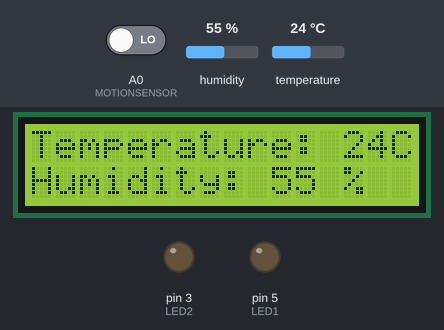
A sketch run on a simulated Arduino Uno, built with avr-gcc and run on an emulated ATmega328P. Shown: 16×2 character LCD, output pins drawn as LEDs (lit = HIGH). The test bench sets the inputs (shaded band); at power-on: A0 (MOTIONSENSOR) LOW, humidity 55 %, temperature 24 °C. What the sketch prints to the serial monitor is not drawn.

Above: at 1.2 s.
1.3 s: A0 (MOTIONSENSOR) driven HIGH
At 3.2 s:
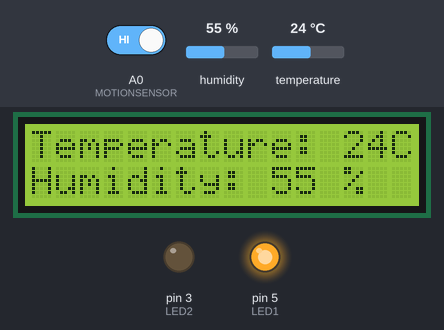
3.6 s: humidity set to 22 %
At 5.8 s:
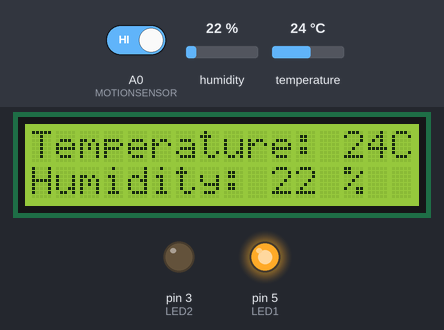
6.7 s: temperature set to 12 °C
At 9.5 s:
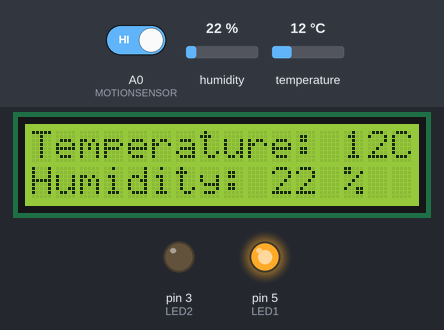
9.8 s: humidity set to 40 %
At 12.1 s:
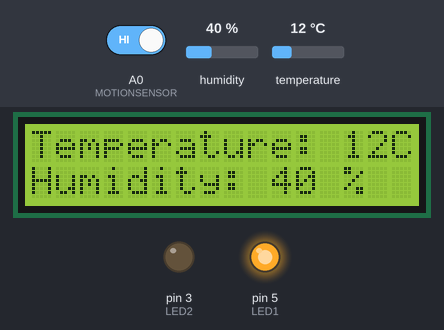
12.9 s: temperature set to 19 °C
At 15.9 s:
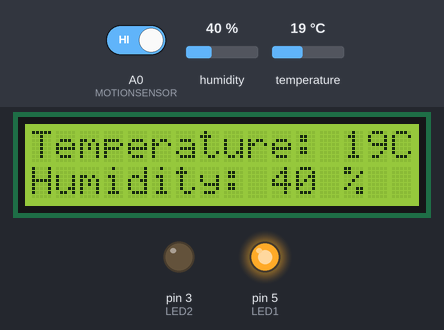
Timing chart, 0 to 17.0 s (numbered marks = the images above; inputs shaded):
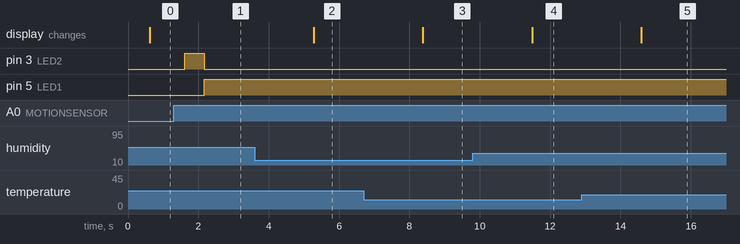

The sketch:

smarthome2.ino
```cpp
//VERSION 3

#include <Wire.h>
#include <DHT11.h>
#include <LiquidCrystal_I2C.h>

LiquidCrystal_I2C lcd(0x27, 16, 2);

#define LED1 5
#define LED2 3
#define MOTIONSENSOR A0
DHT11 dht11(A1);

int motion = 0;
int temperature = 0;
int humidity = 0;

void setup() {
  pinMode(LED1, OUTPUT);
  pinMode(LED2, OUTPUT);
  pinMode(MOTIONSENSOR, INPUT);
  lcd.init ();
  lcd.backlight ();
  lcd.setCursor (3,0);
  Serial.begin(9600);
}

void loop() {
  dht11.readTemperatureHumidity(temperature, humidity);
  lcd.setCursor(0,0);
  lcd.print("Temperature: ");
  lcd.print(temperature);
  lcd.print("C");
  lcd.setCursor(0,1);
  lcd.print("Humidity: ");
  lcd.print(humidity);
  lcd.print(" %");

  motion = digitalRead(MOTIONSENSOR);
  Serial.print("Motion: ");
  Serial.println(motion);
  if (motion > 0){
    digitalWrite(LED1, HIGH);
    digitalWrite(LED2, LOW); //special LED
    delay(1000);
  }
  else {
    delay(1000);
    digitalWrite(LED1, LOW);
    digitalWrite(LED2, HIGH); //special LED
  }
}
```

Measured:
- after the input at 1.3 s, pin 5 (LED1): LOW → HIGH after 0.87 s
- after the input at 3.6 s, the display: changes after 1.7 s (image 2)
- after the input at 6.7 s, the display: changes after 1.7 s (image 3)
- after the input at 9.8 s, the display: changes after 1.7 s (image 4)
- after the input at 12.9 s, the display: changes after 1.7 s (image 5)
